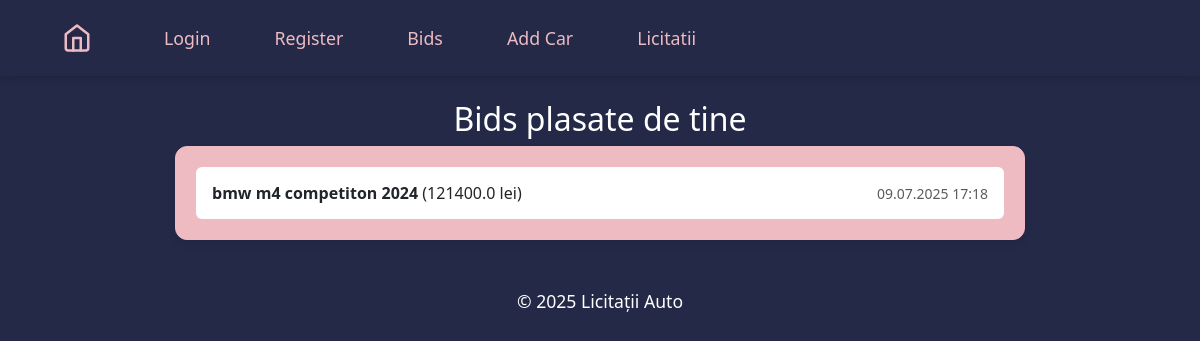
Page /my-bids/ (signed in) on the committed database.
### auctions/models.py (models this page shows, shortened)
class Bid(models.Model):
    auction = models.ForeignKey(Auction, related_name='bids', on_delete=models.CASCADE)
    car = models.ForeignKey(Car, related_name='bids', on_delete=models.CASCADE)
    user = models.ForeignKey(User, on_delete=models.CASCADE)
    amount = models.FloatField()
    created_at = models.DateTimeField(auto_now_add=True)

class Car(models.Model):
    name = models.CharField(max_length=100)
    description = models.TextField()
    price = models.DecimalField(max_digits=10, decimal_places=2)
    image = models.ImageField(upload_to='media/')
    created_at = models.DateTimeField(default=timezone.now)
    updated_at = models.DateTimeField(auto_now=True)

### auctions/views.py (the view)
# urls.py: path('my-bids/', views.my_bids, name='bids'),
@login_required
def my_bids(request):
    bids = Bid.objects.filter(user=request.user).order_by('-created_at')
    return render(request, 'auctions/my_bids.html', {'bids': bids})

### templates/auctions/my_bids.html
{% extends "main.html" %}
{% load static %}
{% block extra_css %}
<link rel="stylesheet" href="{% static 'styles_bid.css' %}" />
{% endblock %} {% block title %}Bid-urile Mele{% endblock %} {% block content %}
<h2>Bids plasate de tine</h2>
{% if bids %}
<ul class="list-group mb-3">
  {% for bid in bids %}
  <li class="list-group-item d-flex justify-content-between align-items-center">
    <span>
      <a href="{% url 'auction_detail' bid.auction.id %}">
        <strong>{{ bid.car.name }}</strong>
      </a>
      ({{ bid.amount }} lei)
    </span>
    <small class="text-muted">{{ bid.created_at|date:"d.m.Y H:i" }}</small>
  </li>
  {% endfor %}
</ul>
{% else %}
<p>Nu ai plasat încă niciun bid.</p>
{% endif %} {% endblock %}

### static/styles_bid.css (style rules this page uses)
body { background: #232946 !important; }
.list-group { max-width: 850px; margin: 0 auto 20px auto; background-color: #EEBBC3 !important; border-radius: 12px !important; border: 1px solid #EEBBC3 !important; box-shadow: 0 4px 10px rgba(0, 0, 0, 0.05) !important; padding: 20px !important; }
.list-group-item { background: #fff !important; border: none !important; border-bottom: 1px solid #eee !important; padding: 14px 16px !important; border-radius: 6px !important; transition: background-color 0.25s ease !important; }
.list-group-item:last-child { border-bottom: none !important; }
.list-group-item .fw-bold, .list-group-item a { text-decoration: none !important; color: #212529 !important; font-weight: 500 !important; transition: color 0.2s ease !important; }
h2 { text-align: center; margin-bottom: 24px; color: white !important; font-size: 1.75rem; font-weight: 600; }

### rows in the picture
Bid: car.name "bmw m4 competiton 2024", amount "121400.0", created_at "09.07.2025 17:18"
